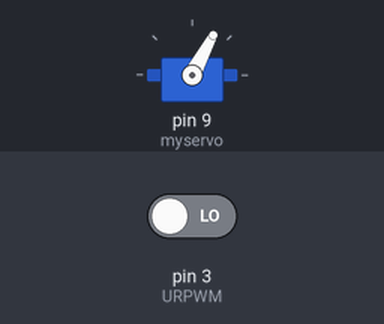
A sketch run on a simulated Arduino Uno, built with avr-gcc and run on an emulated ATmega328P. On the bench: servo. The inputs (shaded band) are chosen by the test bench; at power-on: pin 3 (URPWM) LOW. What the sketch prints to the serial monitor is not drawn.

Above: at 0.1 s.
At 19.1 s:
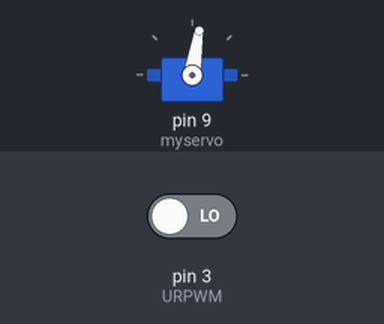
At 38.1 s:
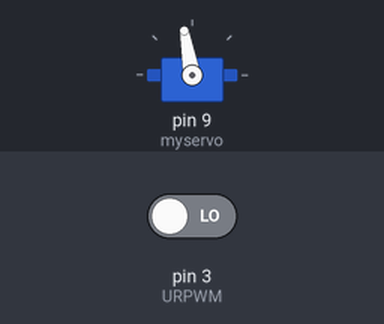
Timing chart, 0 to 40.0 s (numbered marks = the images above):
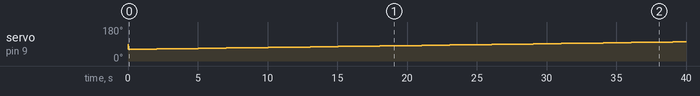

The sketch:

code_test_capteur_et_servo.ino
```cpp
#include <Servo.h>       // Inclusion de la bibliothèque pour contrôler les servomoteurs
#include <Metro.h>       // Inclusion de la bibliothèque Metro pour gérer des temporisations simples

// Création d’un objet Metro pour mesurer la distance toutes les 50 millisecondes
Metro measureDistance = Metro(50);

// Création d’un autre objet Metro pour contrôler le balayage du servomoteur toutes les 20 ms
Metro sweepServo = Metro(20);

// Variable pour stocker la distance mesurée par le capteur à ultrasons
unsigned long actualDistance = 0;

// Création de l'objet servo pour le contrôle du capteur à ultrasons
Servo myservo;

// Position actuelle du servo (en degrés)
int pos = 60;

// Drapeau pour déterminer le sens du balayage (aller ou retour)
int sweepFlag = 1;

// Broches utilisées par le capteur à ultrasons
int URPWM = 3;  // Broche de lecture PWM : la durée de l'impulsion représente la distance (1cm = 50µs)
int URTRIG = 10; // Broche de déclenchement du capteur (commande de mesure)

// Tableau contenant la commande envoyée au capteur pour activer le mode PWM
uint8_t EnPwmCmd[4] = {0x44, 0x02, 0xbb, 0x01};

void setup() {
  myservo.attach(9);         // Le servomoteur est connecté à la broche 9
  Serial.begin(9600);        // Démarrage de la communication série à 9600 bauds
  SensorSetup();             // Initialisation du capteur à ultrasons
}

void loop() {
  // Vérifie si 50 ms se sont écoulées : si oui, on mesure la distance
  if (measureDistance.check() == 1) {
      actualDistance = MeasureDistance();  // Mesure de la distance
      Serial.print("Distance : ");         // Affiche un message avant la valeur
      Serial.print(actualDistance);        // Affiche la distance mesurée
      Serial.println(" cm");               // Affiche l’unité et passe à la ligne suivante
  }

  // Vérifie si 20 ms se sont écoulées : si oui, on bouge le servo pour le balayage
  if (sweepServo.check() == 1) {
      servoSweep();   // Appel de la fonction de balayage du servo
  }
}

// Fonction qui configure les broches du capteur à ultrasons
void SensorSetup() {
  pinMode(URTRIG, OUTPUT);        // URTRIG en sortie (commande de mesure)
  digitalWrite(URTRIG, HIGH);     // Mise à l'état haut par défaut
  pinMode(URPWM, INPUT);          // URPWM en entrée (pour lire la durée de l'impulsion)

  // Envoi de la commande série pour activer le mode PWM du capteur
  for (int i = 0; i < 4; i++) {
      Serial.write(EnPwmCmd[i]);
  }
}

// Fonction qui mesure la distance en microsecondes puis la convertit en cm
int MeasureDistance() {
  // Déclenche une mesure : une impulsion basse, puis haute
  digitalWrite(URTRIG, LOW);
  digitalWrite(URTRIG, HIGH);

  // Lecture de la durée de l'impulsion (LOW) sur URPWM
  unsigned long distance = pulseIn(URPWM, LOW);

  // Si la durée est trop longue, on considère que la mesure est invalide
  if (distance == 50000) {
    Serial.print("Invalid");
  } else {
    distance = distance / 50;   // Conversion : chaque 50 µs correspond à 1 cm
  }

  return distance;  // Renvoie la distance calculée en cm
}

// Fonction pour balayer le servo entre 60° et 120°
void servoSweep() {
  if (sweepFlag) {
    // Balayage dans le sens croissant (60° à 120°)
    if (pos >= 60 && pos <= 120) {
        pos = pos + 1;           // Incrémentation de 1°
        myservo.write(pos);      // Envoie la nouvelle position au servo
    }
    if (pos > 119) sweepFlag = false;  // Inversion du sens une fois 120° atteint
  } else {
    // Balayage dans le sens décroissant (120° à 60°)
    if (pos >= 60 && pos <= 120) {
        pos = pos - 1;           // Décrémentation de 1°
        myservo.write(pos);      // Mise à jour de la position du servo
    }
    if (pos < 61) sweepFlag = true;   // Inversion du sens une fois 60° atteint
  }
}
```
